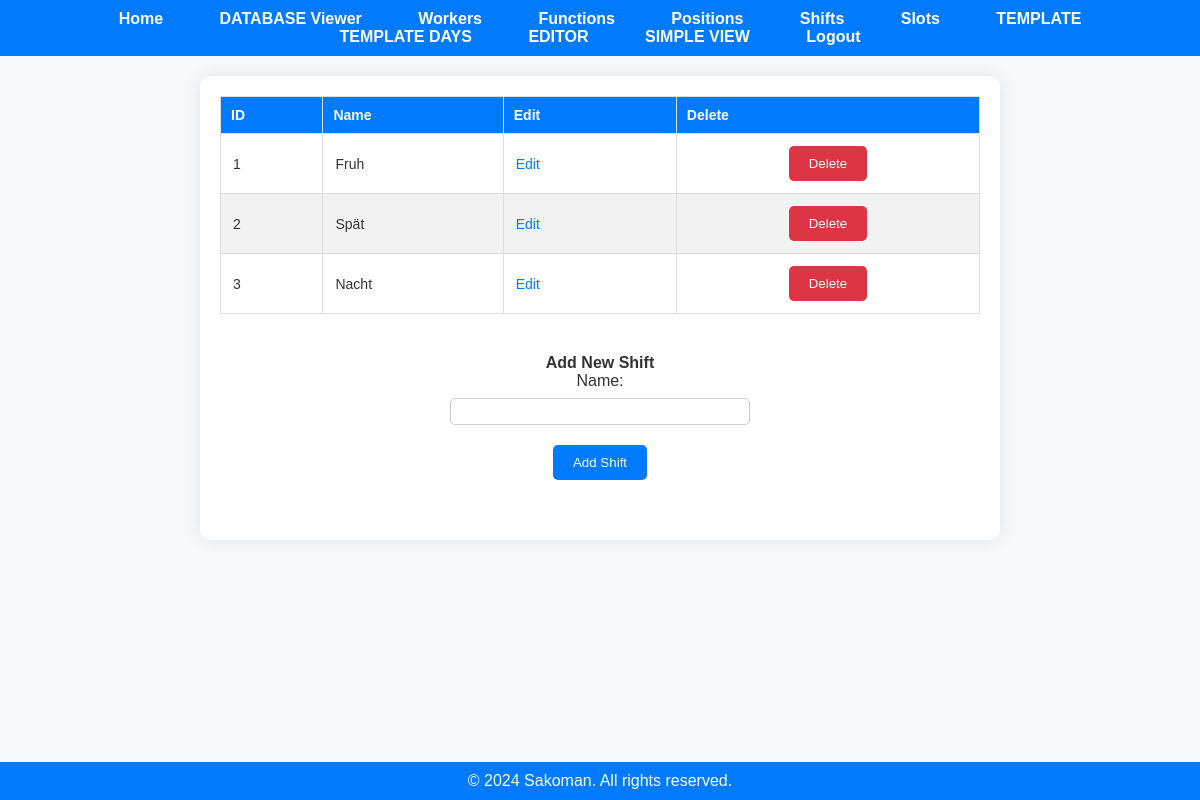
Page /shifts (signed in) on the earlier database version.
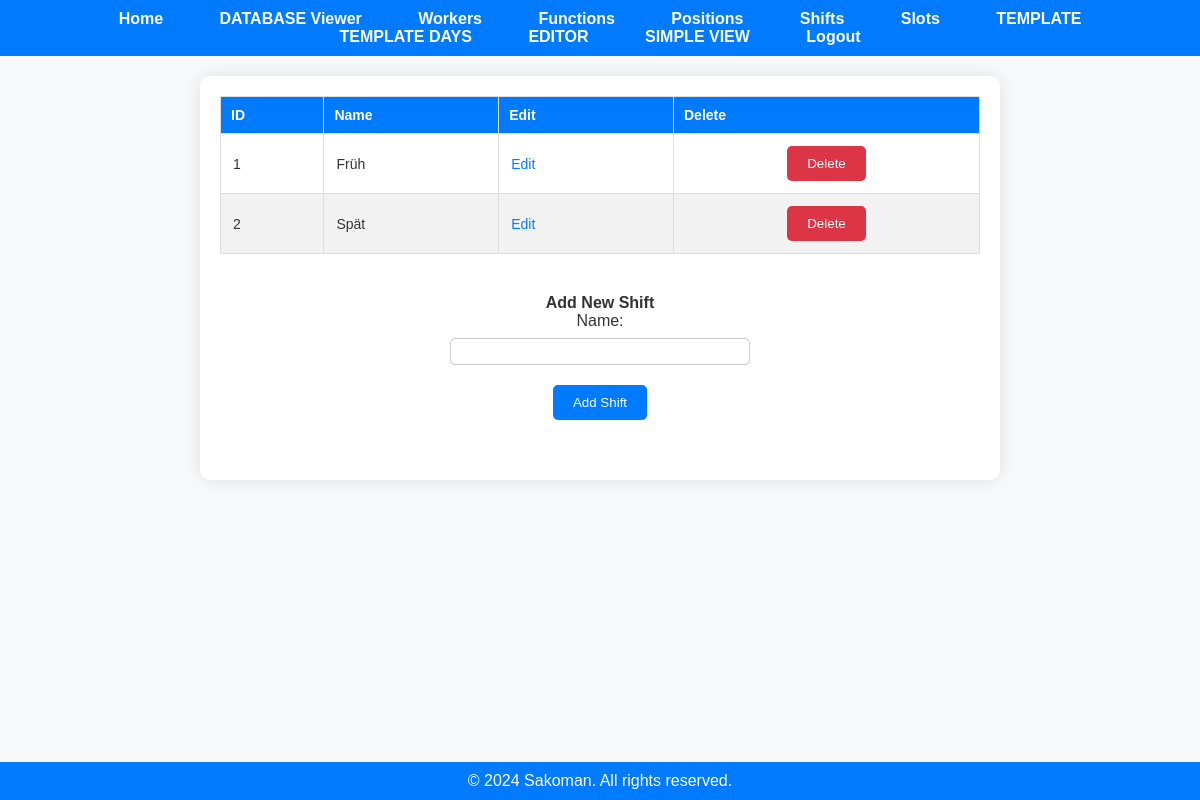
Same page on the later database version.
### app.py (models this page shows)
class Shift(db.Model):
    shift_id = db.Column(db.Integer, primary_key=True)
    user_id = db.Column(db.Integer, nullable=False)
    name = db.Column(db.String(50), nullable=False)

### app.py (the view)
@app.route('/shifts')
@employer_required
def display_shifts():
    if 'user_id' not in session:
        flash('You must be logged in to view this page.', 'error')
        return redirect(url_for('login'))
    user_id = session['user_id']
    shifts = fetch_all(user_id, 'Shift')
    return render_template('shifts.html', shifts=shifts)

### app.py (called while the page is built)
@login_manager.user_loader
def load_user(user_id):
    return User.query.get(int(user_id))

def employer_required(func):
    @wraps(func)
    def decorated_function(*args, **kwargs):
        if not current_user.is_authenticated:
            flash('You must be logged in to view this page.', 'error')
            return redirect(url_for('login'))
        if current_user.role != 'employer':
            flash('You do not have permission to view this page.', 'error')
            return redirect('/')
        return func(*args, **kwargs)
    return decorated_function

def fetch_all(user_id, table_name):
    if table_name not in ['Worker', 'Function', 'Position', 'Shift', 'Slot', 'Year_Days', 'Schedule']:
        return None
    table_class = globals()[table_name]
    items = table_class.query.filter_by(user_id=user_id).all()
    return items

### templates/shifts.html (shortened to what this page needs)
<!DOCTYPE html>
<html lang="en">
<head>
    <link rel="stylesheet" href="{{ url_for('static', filename='styles.css') }}">
</head>
<body>
    {% include 'navbar.html' %}
    <div class="container">
        <div class="existing-items-section">
            {% if shifts %}
                <table class="data-table">
                    <thead>
                        <tr>
                            <th>ID</th>
                            <th>Name</th>
                            <th>Edit</th>
                            <th>Delete</th>
                        </tr>
                    </thead>
                    <tbody>
                        {% for shift in shifts %}
                            <tr>
                                <td>{{ shift.shift_id }}</td>
                                <td>{{ shift.name }}</td>
                                <td>
                                    <a href="/edit/{{ table_name }}/{{ shift.shift_id }}" class="action-link">Edit</a>
                                </td>
                                <td>
                                    <form action="/delete/{{ table_name }}/{{ shift.shift_id }}" method="post">
                                        <button type="submit" class="delete-button">Delete</button>
                                    </form>
                                </td>
                            </tr>
                        {% endfor %}
                    </tbody>
                </table>
            {% else %}
                <p>No shifts available.</p>
            {% endif %}
        </div>
        <div class="add-item-section">
            <h2>Add New Shift</h2>
            <form action="/add/shift" method="post" class="add-form">
                <label for="name">Name:</label>
                <input type="text" id="name" name="name">
                <button type="submit" class="add-button">Add Shift</button>
            </form>
        </div>
    </div>
    <div class="footer">
        &copy; 2024 Sakoman. All rights reserved.
    </div>
</body>
</html>

Differences in the rows shown:
removed Shift: shift_id "3", name "Nacht"
changed Shift id 1: name "Fruh" → "Früh"
